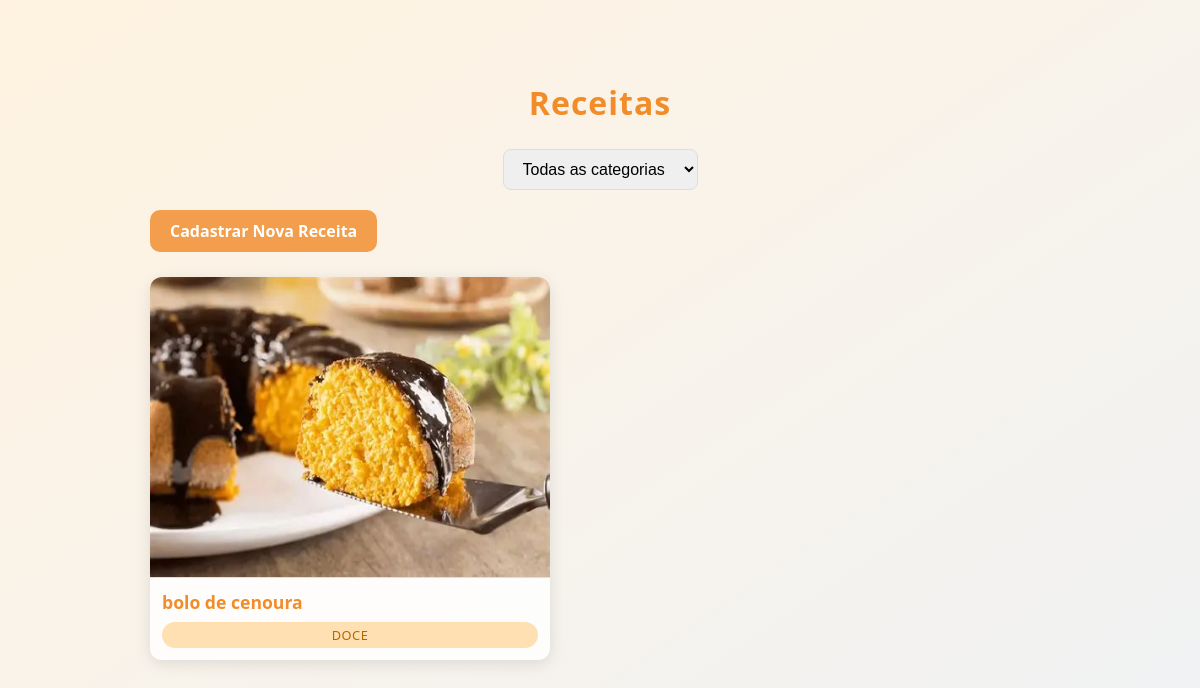
/, run on an earlier commit of the app's database.
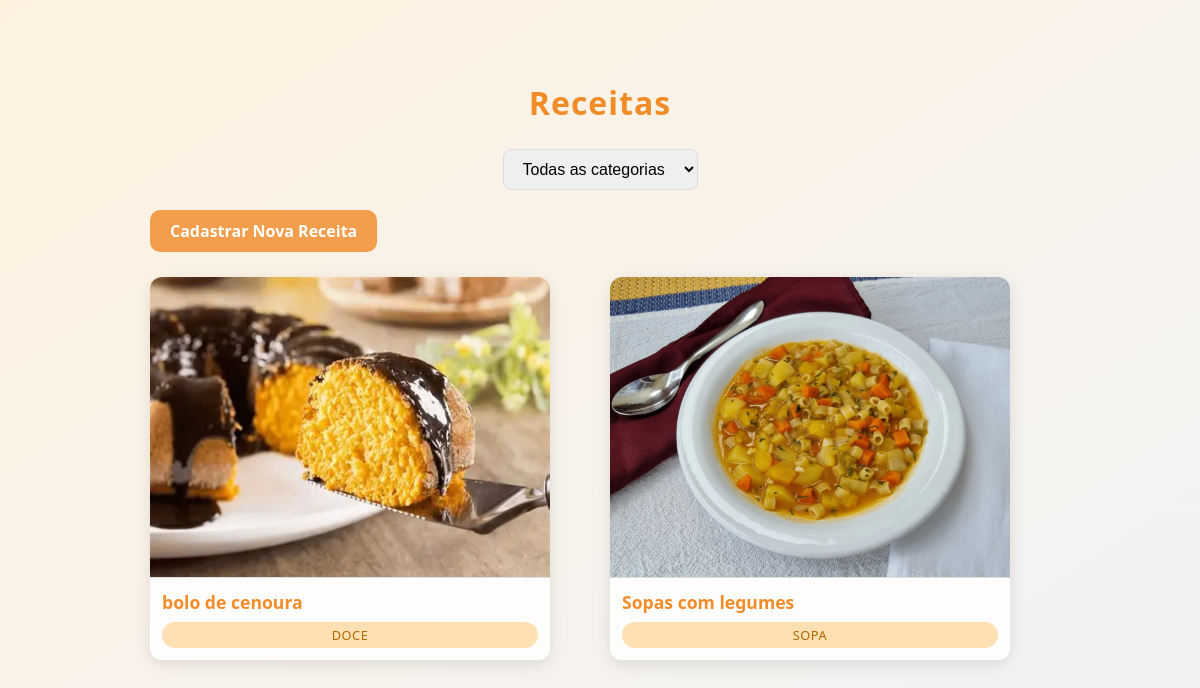
And on a later commit of the database.
### receitas/models.py (models this page shows, shortened)
class Receita(models.Model):
    CATEGORIAS = [
        ('Sopa', 'Sopa'),
        ('Doce', 'Doce'),
        ('Principal', 'Prato Principal'),
        ('Salada', 'Salada'),
        ('Lanche', 'Lanche'),
        ('Bebida', 'Bebida'),
        ('Molho', 'Molho'),
        ('Acompanhamento', 'Acompanhamento'),
        ('Café da Manhã', 'Café da Manhã'),
        ('Vegano', 'Vegano'),
        ('Vegetariano', 'Vegetariano'),
        ('Sobremesa', 'Sobremesa'),
        ('Petisco', 'Petisco'),
    ]
    nome = models.CharField(max_length=100)
    ingredientes = models.TextField()
    modo_preparo = models.TextField()
    categoria = models.CharField(max_length=20, choices=CATEGORIAS)
    imagem = models.ImageField(upload_to='receitas/', blank=True, null=True)

### receitas/views.py (the view)
# urls.py: path('', views.listar_receitas, name='lista'),
def listar_receitas(request):
    categoria = request.GET.get('categoria')
    if categoria:
        receitas = Receita.objects.filter(categoria=categoria)
    else:
        receitas = Receita.objects.all()
    categorias = Receita.objects.values_list('categoria', flat=True).distinct()
    context = {
        'receitas': receitas,
        'categorias': categorias
    }
    return render(request, 'lista.html', context)

### receitas/templates/lista.html (shortened to what this page needs)
{% load static %}
<div class="container">
    <h1>Receitas</h1>
    <form method="get" class="filtro-categoria">
        <select name="categoria" onchange="this.form.submit()">
            <option value="">Todas as categorias</option>
        </select>
    </form>
    <a href="{% url 'receitas:nova' %}" class="button-nova">Cadastrar Nova Receita</a>
    <div class="card-grid">
        {% for r in receitas %}
        <div class="card">
            {% if r.imagem %}
            <img src="{{ r.imagem.url }}" alt="{{ r.nome }}">
            {% else %}
            <img src="{% static 'core/img/placeholder.png' %}" alt="Imagem padrão">
            {% endif %}
            <div class="card-content">
                <a href="{% url 'receitas:detalhe' r.id %}">{{ r.nome }}</a>
                <div class="categoria">{{ r.categoria }}</div>
            </div>
        </div>
        {% empty %}
        <p>Nenhuma receita cadastrada ainda.</p>
        {% endfor %}
    </div>
</div>

### receitas/templates/lista.html (style rules this page uses)
.container { max-width: 900px; margin: 40px auto; padding: 20px; }
h1 { color: #f28c28; text-align: center; margin-bottom: 25px; font-size: 2rem; letter-spacing: 1px; }
.button-nova { display: inline-block; margin-bottom: 25px; padding: 10px 20px; background-color: #f29e4c; color: #fff; border-radius: 10px; font-weight: bold; text-decoration: none; transition: all 0.3s; }
.card-grid { display: grid; grid-template-columns: repeat(auto-fit, minmax(200px, 1fr)); gap: 20px; }
.card { background-color: #ffffffcc; backdrop-filter: blur(10px); border-radius: 12px; box-shadow: 0 4px 15px rgba(0,0,0,0.1); overflow: hidden; transition: transform 0.3s, box-shadow 0.3s; display: flex; flex-direction: column; max-width: 400px; }
.card img { width: 100%; height: 300px; object-fit: co; border-bottom: 1px solid #ddd; }
.card-content { padding: 12px; flex: 1; display: flex; flex-direction: column; justify-content: space-between; }
.card a { color: #f28c28; font-weight: bold; font-size: 1.1rem; text-decoration: none; }
.card .categoria { display: inline-block; margin-top: 8px; padding: 4px 10px; background-color: #ffe0b2; color: #b26900; font-size: 0.8rem; border-radius: 15px; font-weight: 500; text-transform: uppercase; letter-spacing: 0.5px; text-align: center; }
.filtro-categoria { margin-bottom: 20px; text-align: center; }
.filtro-categoria select { padding: 10px 15px; border-radius: 8px; border: 1px solid #ddd; font-size: 1rem; transition: border 0.3s, box-shadow 0.3s; }

What changed in the data, as far as the page shows it:
added Receita: imagem (picture), nome "Sopas com legumes", categoria "SOPA"
